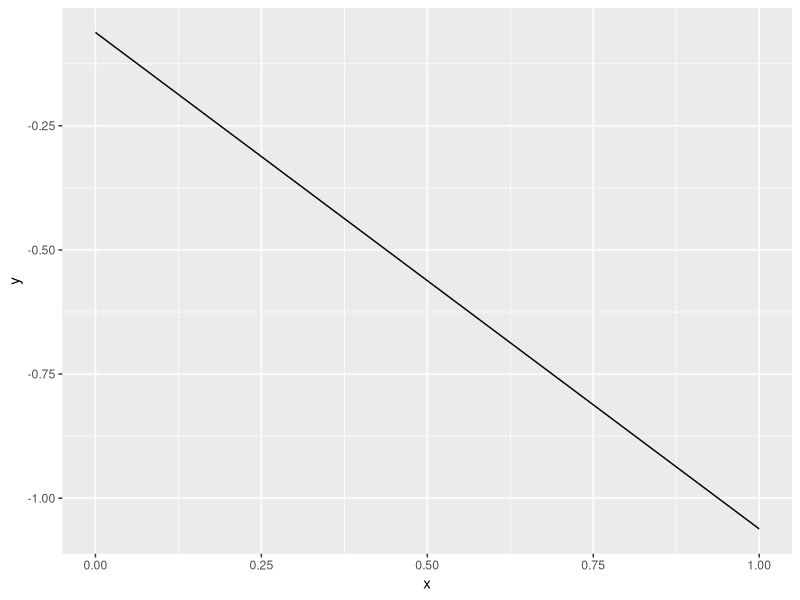
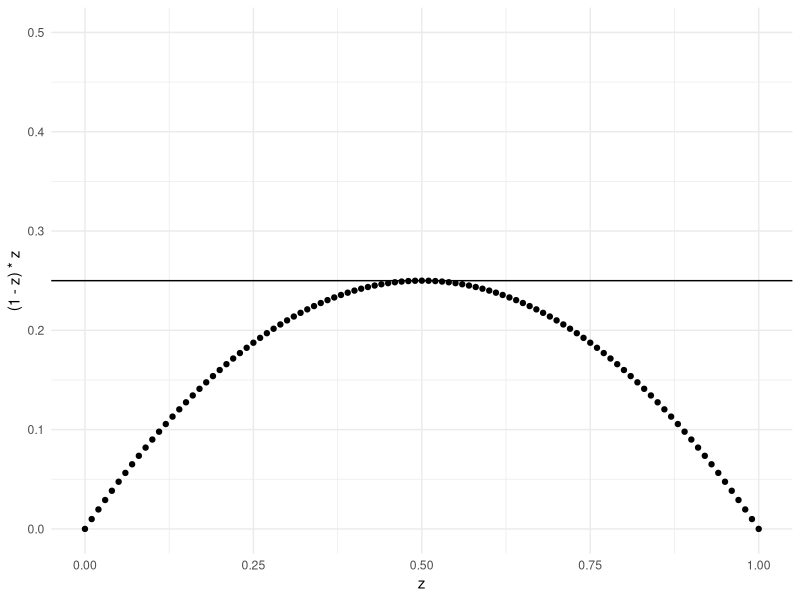

Recreate these plots in R, in order.
## ---- chunk 1
library(ggplot2)
x <- seq(from = 0, to = 1, by = 0.01)
y <- (1 - x + rep(rnorm(1, 0.001), 101))
ggplot(data = NULL, aes(x = x, y = y)) + geom_line()
## ---- chunk 2
z <- seq(0, 1, 0.01)
qplot(x = z, y = (1-z)*z) + ylim(0, .5) + geom_hline(yintercept = 0.25) + theme_minimal()
